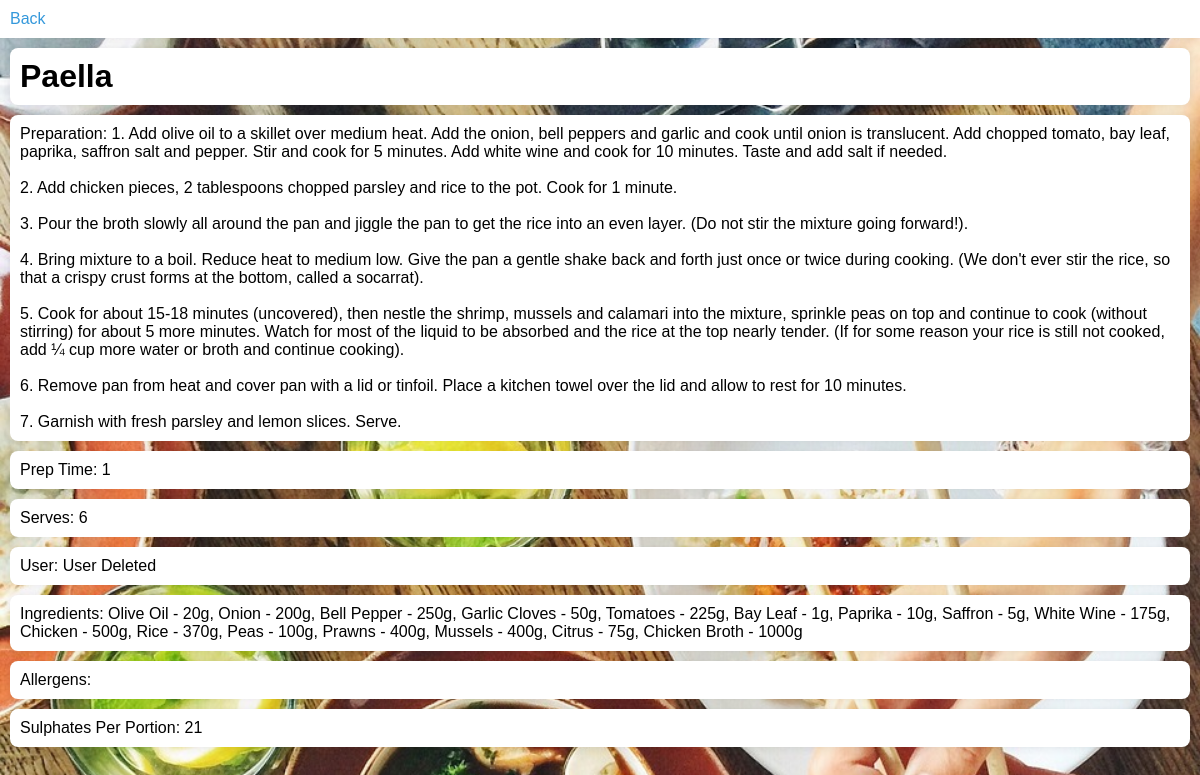
/recipes/8 (signed in), run on an earlier commit of the app's database.
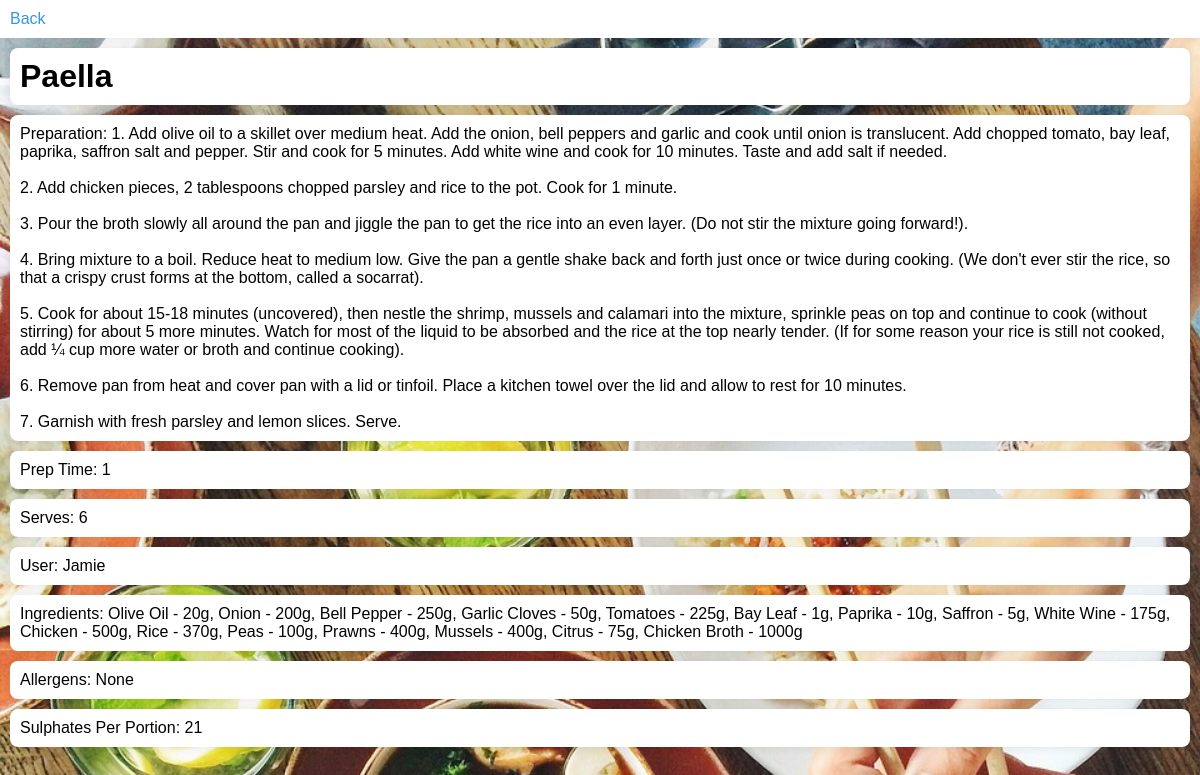
And on a later commit of the database.
### recipes/models.py (models this page shows, shortened)
class Recipe(models.Model):
    recipe_id = models.AutoField(primary_key=True)
    user = models.ForeignKey(User,on_delete=models.SET_NULL, null=True)
    recipe_title = models.CharField(max_length=200)
    recipe_ingredients = models.TextField()
    preparation = models.TextField()
    prep_time = models.PositiveIntegerField(default=0)
    serves_num = models.PositiveIntegerField(default=1)
    sulphates_per_portion = models.PositiveIntegerField(default=0)
    allergens = models.CharField(max_length=50, null=True, default = None, blank=True)

### recipes/views.py (the view)
# urls.py: path("<int:recipe_id>", views.view_recipe, name="view_recipe"),
@login_required
def view_recipe(request, recipe_id):
    recipe = get_object_or_404(Recipe, pk=recipe_id)
    return render(request, "recipes/recipe_details.html", {"recipe": recipe})

### recipes/templates/recipes/recipe_details.html (shortened to what this page needs)
<!DOCTYPE html>
<html lang="en">
<head>
    {% load static %}
    <link rel="stylesheet" href="{% static '/css/general.css' %}">
</head>
<body>
    <nav>
        <div>
            <div style="text-align: left;">
                <a href="{% url 'recipes:view_all_recipes' %}">Back</a>
            </div>
        </div>
    </nav>
    <h1>{{ recipe.recipe_title }}</h1>
    <p>Preparation: {{ recipe.preparation|linebreaksbr }}</p>
    <p>Prep Time: {{ recipe.prep_time }}</p>
    <p>Serves: {{ recipe.serves_num }}</p>
    <p>User:
        {% if recipe.user == None %}
        User Deleted
        {% else %}
        {{ recipe.user.username }}
        {% endif %}</p>
    <p>Ingredients: {{ recipe.recipe_ingredients }}</p>
    <p>Allergens: {{ recipe.allergens }}</p>
    <p>Sulphates Per Portion: {{ recipe.sulphates_per_portion }}</p>
</body>
</html>

What changed in the data, as far as the page shows it:
changed Recipe "Paella": user.username (not shown) → "Jamie"; allergens (not shown) → "None"
Also different on the page:
text no longer shown: "User Deleted"
